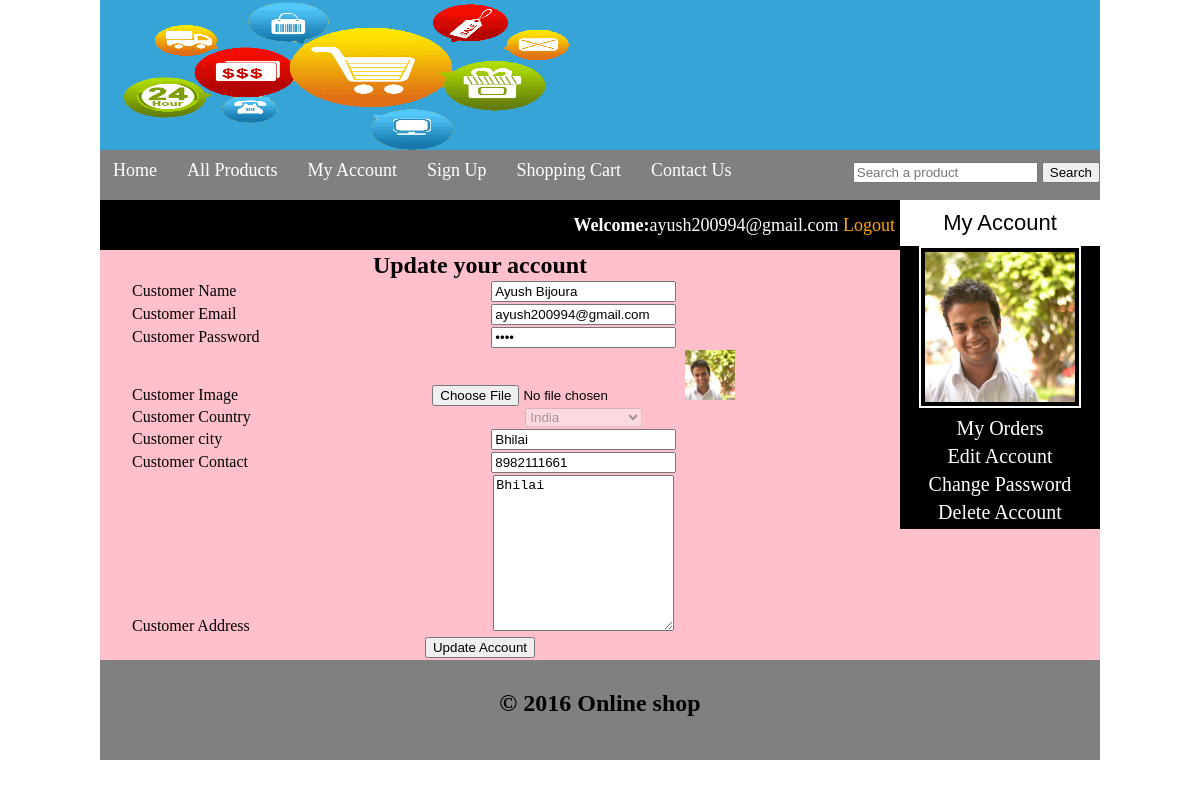
Screenshot of /customers/my_account.php?edit_account (signed in) with the database file from the repository.
### tables this page shows
CREATE TABLE IF NOT EXISTS `customers` (
  `customer_id` int(10) NOT NULL AUTO_INCREMENT,
  `customer_ip` varchar(255) NOT NULL,
  `customer_name` text NOT NULL,
  `customer_email` varchar(255) NOT NULL,
  `customer_pass` varchar(255) NOT NULL,
  `customer_country` text NOT NULL,
  `customer_city` text NOT NULL,
  `customer_contact` varchar(255) NOT NULL,
  `customer_address` varchar(300) NOT NULL,
  `customer_image` text NOT NULL,
  PRIMARY KEY (`customer_id`)
);

### customers/edit_account.php (the view, shortened to what this page needs)
<html>
<body>
<?php
					include("includes/db.php");
					$user = $_SESSION['customer_email'];
					$get_customer = "select * from customers where customer_email = '$user'";
					$run_customer = mysqli_query($con,$get_customer);
					$row_customer = mysqli_fetch_array($run_customer);
					$name = $row_customer['customer_name'];
					$email = $row_customer['customer_email'];
					$pass = $row_customer['customer_pass'];
					$country = $row_customer['customer_country'];
					$city = $row_customer['customer_city'];
					$image = $row_customer['customer_image'];
					$contact = $row_customer['customer_contact'];
					$address = $row_customer['customer_address'];
?>
			<form action="" method="post" enctype="multipart/form-data">
			<table align="center" width="700">
			<tr align="center">
				<td colspan="6"><h2>Update your account</h2></td>
			</tr>
			<tr>
			 <td align="left">Customer Name</td>
			 <td><input type="text" name="c_name" value="<?php echo $name; ?>"/></td>
			</tr>
			<tr>
			 <td align="left">Customer Email</td>
			 <td><input type="text" name="c_email" value="<?php echo $email; ?>"/></td>
			</tr>
			<tr>
			 <td align="left">Customer Password</td>
			 <td><input type="password" name="c_pass" value="<?php echo $pass; ?>"/></td>
			</tr>
		    <tr>
			 <td align="left">Customer Image</td>
			 <td><input type="file" name="c_image"/><img src="customer_images/<?php echo $image?>"width ="50" height="50" /></td>
			</tr>
			<tr>
			 <td align="left">Customer Country</td>
			 <td>
			 <select name="c_country" disabled>
			 <option><?php echo $country ?></option>
			 </select>
			 </td>
			</tr>
			<tr>
			 <td align="left">Customer city</td>
			 <td><input type="text" name="c_city" value="<?php echo $city; ?>"/></td>
			</tr>
			<tr>
			 <td align="left">Customer Contact</td>
			 <td><input type="text" name="c_contact" value="<?php echo $contact; ?>"/></td>
			</tr>
			<tr>
			 <td align="left">Customer Address</td>
			 <td><textarea cols="20" rows="10" name="c_address" id ="text-area"/><?php echo $address; ?></textarea></td>
			</tr>
			<tr align="center">
			<td colspan="6"><input type="submit" name="register" value="Update Account">
			</tr>
			</table>
			</form>
</body>
</html>

### customers/my_account.php (shortened to what this page needs)
<!DOCTYPE HTML>
<?php
include("functions/functions.php");
?>
<html>
<head>
<link rel="stylesheet" href="styles/style.css" media="all"/>
</head>
<body>
<div class="main_wrapper">
		<div class="header_wrapper">
		<img src="images/logo3.png" height = "150"width="1000"/>
		</div>
	    <div class="menubar">
			<ul id="menu">
				<li><a href="../index.php">Home</a></li>
				<li><a href="all_products.php">All Products</a></li>
				<li><a href="customers/my_account.php">My Account</a></li>
				<li><a href="#">Sign Up</a></li>
				<li><a href="cart.php">Shopping Cart</a></li>
				<li><a href="#">Contact Us</a></li>
			</ul>
				<div id="form">
					<form method="get" action="../results.php" enctype="multipart/formdata">
						<input type="text" name="user_query" placeholder="Search a product"/>
						<input type="submit" name="search" value="Search" />
					</form>
				</div>
		</div>
		<div class="content_wrapper">
			<div id="sidebar">
				<div id="sidebar_title">My Account</div>
					<ul id="cats">
					<?php
					$user = $_SESSION['customer_email'];
					$get_img = "select * from customers where customer_email = '$user'";
					$run_img = mysqli_query($con,$get_img);
					$row_img = mysqli_fetch_array($run_img);
					$c_image = $row_img['customer_image'];
					echo "<p style ='text-align:center; border='2px s' '><img src ='customer_images/$c_image' width='150' height='150'/></p>";
					?>
					<li><a href="my_account.php?my_orders">My Orders</li></a>
					<li><a href="my_account.php?edit_account">Edit Account</li></a>
					<li><a href="my_account.php?change_pass">Change Password</li></a>
					<li><a href="my_account.php?delete_account">Delete Account</li></a>
					</ul>
					</div>
			<div id="content_area">
				<div id="shopping_cart">
						<span style="float:right; font-size:18px;padding:5px;line-height:40px;">
						<?php
							if(isset($_SESSION['customer_email']))
							{
								echo "<b>Welcome:</b>".$_SESSION['customer_email'];
							}
						?>
						<?php
						if(!isset($_SESSION['customer_email']))
						{
							echo "<a href='checkout.php' style='text-decoration:none;color:orange;'>Login</a>";
						}
						else
						{
							echo"<a href='logout.php' style='text-decoration:none;color:orange;'>Logout</a>";
						}
						?>
						</span>
				</div>
			<div id = "products_box">
			<?php
			if(isset($_GET['edit_account']))
			{
			include("edit_account.php");
			}
			?>
			</div>
			</div>
			<div id="footer">
<h2 style="text-align:center;padding-top:30px;">&copy; 2016 Online shop</h2>
			</div>
		 </div>
		 </div>
</body>
</html>

### customers/styles/style.css (style rules this page uses)
html, body, div, span, applet, object, iframe, h1, h2, h3, h4, h5, h6, p, blockquote, pre, a, abbr, acronym, address, big, cite, code, del, dfn, em, img, ins, kbd, q, s, samp, small, strike, strong, sub, sup, tt, var, b, u, i, center, dl, dt, dd, ol, ul, li, fieldset, form, label, legend, table, caption, tbody, tfoot, thead, tr, th, td, article, aside, canvas, details, embed, figure, figcaption, footer, header, hgroup, menu, nav, output, ruby, section, summary, time, mark, audio, video { margin: 0; padding: 0; border: 0; vertical-align: baseline; }
body { background-color:white; }
.main_wrapper { width:1000px; height:auto; margin:auto; }
.header_wrapper { width:1000px; height:150px; margin:auto; }
.menubar { width:1000px; height:50px; background:gray; color:white; }
#menu { padding:0; margin:0; line-height:40px; }
#menu li { list-style:none; display:inline; }
#menu li a { text-decoration:none; color:white; padding:8px; margin:5px; font-size:18px; font-family:COMIC SANS MS; }
.content_wrapper { width:1000px; margin:auto; background:pink; }
#content_area { width:800px; float:left; background:pink; }
#sidebar { width:200px; background:black; float:right; }
#sidebar_title { background-color:white; color:black; font-size:22px; font-family:arial; padding:10px; text-align:center; }
#cats { text-align:center; }
#cats li { list-style:none; display:block; margin:5px; }
#cats a { color:white; padding:8px; margin:5px; text-align:center; font-size:20px; font-family:comic sans MS; text-decoration:none; }
#cats img { border:2px solid white; padding:4px; }
#products_box { width:780px; text-align:center; margin-left:30px; }
#shopping_cart { width:800px; height:50px; background-color:black; color:white; float:left; }
#footer { width:1000px; height:100px; background:gray; clear:both; }
#form { float:right; margin-top:-29px; }

### rows the page displays
customers: customer_image (picture), c_name "Ayush Bijoura", c_email "ayush200994@gmail.com", c_country "India", c_city "Bhilai", c_contact "8982111661", c_address "Bhilai"

### other values shown
$_SESSION['customer_email'] "ayush200994@gmail.com"
